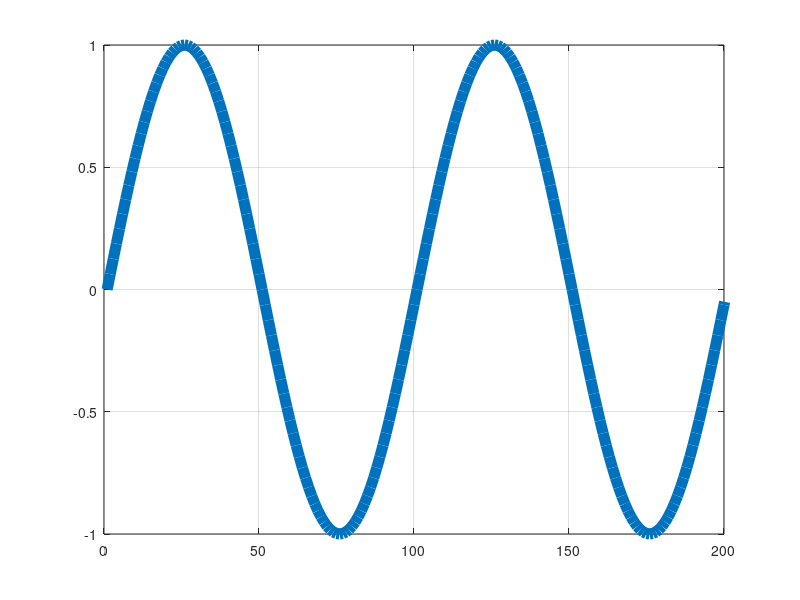
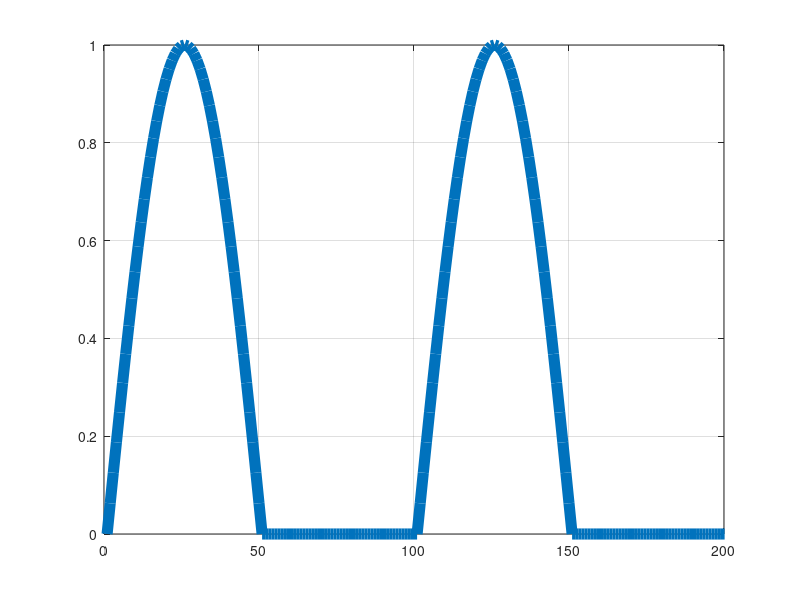
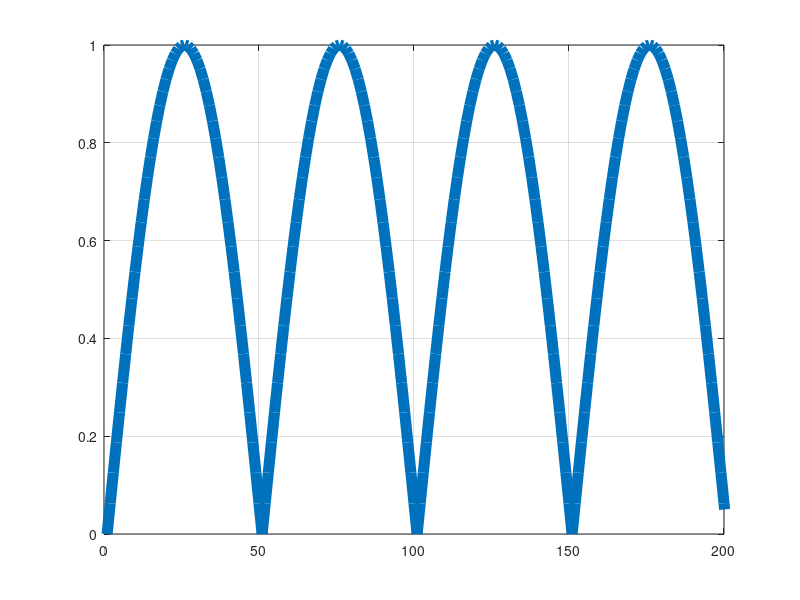
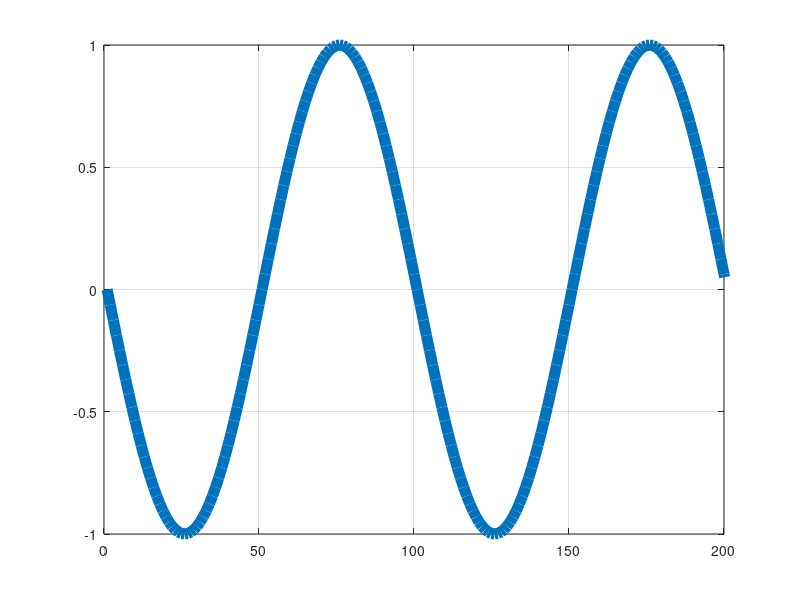

Write the MATLAB code that produced these figures, in order.
%
x=[0:200]*2*pi/100;

%%%%%%%%%%%%%%%%%%%%%%%%%%%%%%%%%%%%%%%%%%%%%%%%%%%%%%%%%%%%%%%%%%%%%%%%%%%%%%%%
figure(1);
plot(sin(x),'LineWidth',8),grid;
xlim([0,200])

FONTSIZE=20;
print('sinal.png','-dpng');


%%%%%%%%%%%%%%%%%%%%%%%%%%%%%%%%%%%%%%%%%%%%%%%%%%%%%%%%%%%%%%%%%%%%%%%%%%%%%%%%
figure(2);
plot((sin(x)+abs(sin(x)))*0.5,'LineWidth',8),grid;
xlim([0,200])
FONTSIZE=20;
print('meiaonda.png','-dpng');

%%%%%%%%%%%%%%%%%%%%%%%%%%%%%%%%%%%%%%%%%%%%%%%%%%%%%%%%%%%%%%%%%%%%%%%%%%%%%%%%
figure(3);
plot(abs(sin(x)),'LineWidth',8),grid;
xlim([0,200])
FONTSIZE=20;
print('ondacompleta.png','-dpng');


%%%%%%%%%%%%%%%%%%%%%%%%%%%%%%%%%%%%%%%%%%%%%%%%%%%%%%%%%%%%%%%%%%%%%%%%%%%%%%%%
figure(4);
plot(-sin(x),'LineWidth',8),grid;
xlim([0,200])

FONTSIZE=20;
print('sinalm.png','-dpng');

